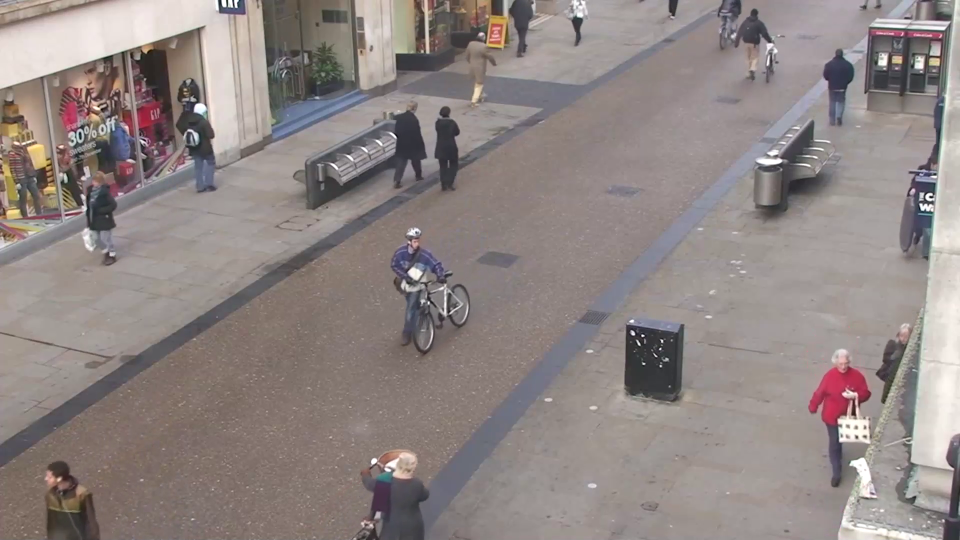
#> input picture frame 25 of 10s.mp4, 1920 x 1080 px (shown at 1/2 size)
$ python erosion.py
#> lines starting #> are read from the running program, lines starting #| are printed output that depends on the picture; after the words box and inside, x2 and y2 are one past the last pixel; in counts of white or black regions, pixels touching at a corner belong together
# ITMO University
# Mobile Computer Vision course
# 2020
# by Aleksei Denisov
# denisov@itmo.ru

import cv2
import numpy as np
import time

def erode(image_file, erosion_level=6):

    structuring_kernel = np.full(shape=(erosion_level, erosion_level), fill_value=255)

    orig_shape = image_file.shape
    pad_width = erosion_level - 2

    # pad the matrix with `pad_width`
    image_pad = np.pad(array=image_file, pad_width=pad_width, mode='constant')
    pimg_shape = image_pad.shape
    h_reduce, w_reduce = (pimg_shape[0] - orig_shape[0]), (pimg_shape[1] - orig_shape[1])

    # sub matrices of kernel size
    flat_submatrices = np.array([
        image_pad[i:(i + erosion_level), j:(j + erosion_level)]
        for i in range(pimg_shape[0] - h_reduce) for j in range(pimg_shape[1] - w_reduce)
    ])

    # condition to replace the values - if the kernel equal to submatrix then 255 else 0
    image_erode = np.array([255 if (i == structuring_kernel).all() else 0 for i in flat_submatrices], dtype=np.uint8)
    image_erode = image_erode.reshape(orig_shape)

    return image_erode

def main():
  cap = cv2.VideoCapture("10s.mp4")

  total_frames = 0
  start_time = time.time()
  if cap.isOpened():
      while True:
          ret_val, frame = cap.read()
#> frame is the input picture: shape (1080, 1920, 3); mean B, G, R 131.7, 133.8, 143.5

          if not ret_val:
              break

          grayframe = cv2.cvtColor(frame, cv2.COLOR_BGR2GRAY)
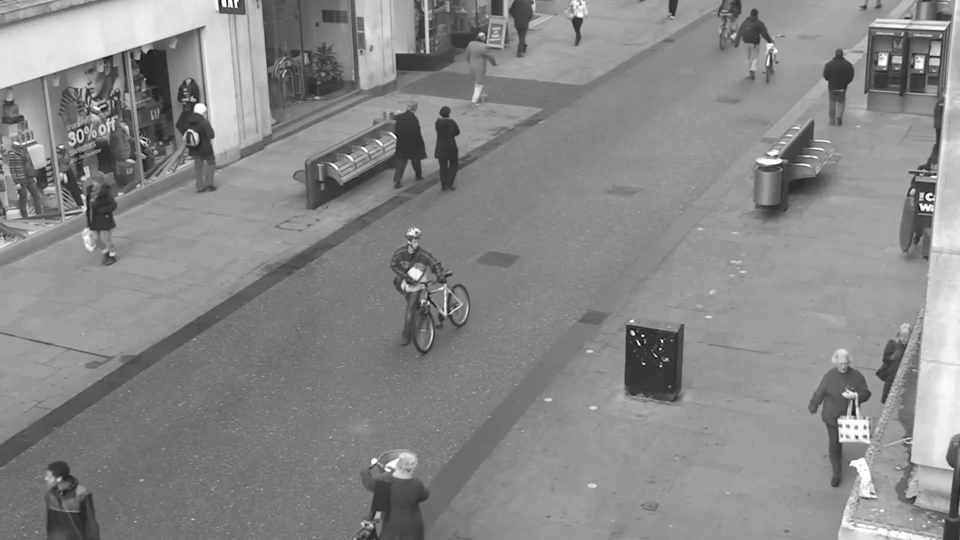
#> grayframe: shape (1080, 1920) (shown at 1/2 size); min 0, max 255, mean 136.4
          ret, grayframe = cv2.threshold(grayframe, 127, 255, cv2.THRESH_BINARY)
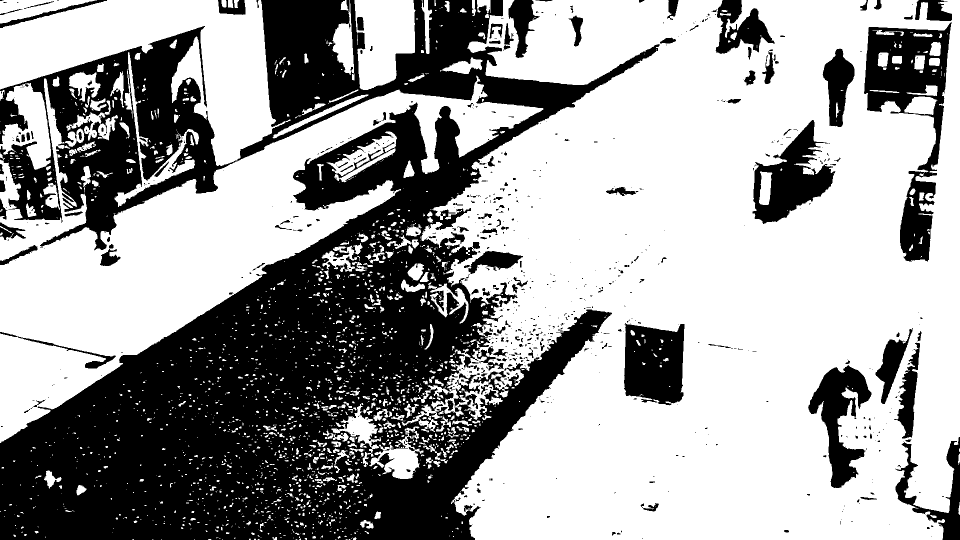
#> grayframe: shape (1080, 1920) (shown at 1/2 size); 62.7% white; 732 black regions (546 under 20 px), largest, box (x1, y1, x2, y2) and area: (0, 0, 1320, 1080) 640091, (1728, 44, 1903, 523) 31030, (1248, 646, 1369, 811) 16420

          kernel = np.full((6, 6), fill_value=255)

          cv2_ero = cv2.erode(grayframe, kernel, iterations=1)
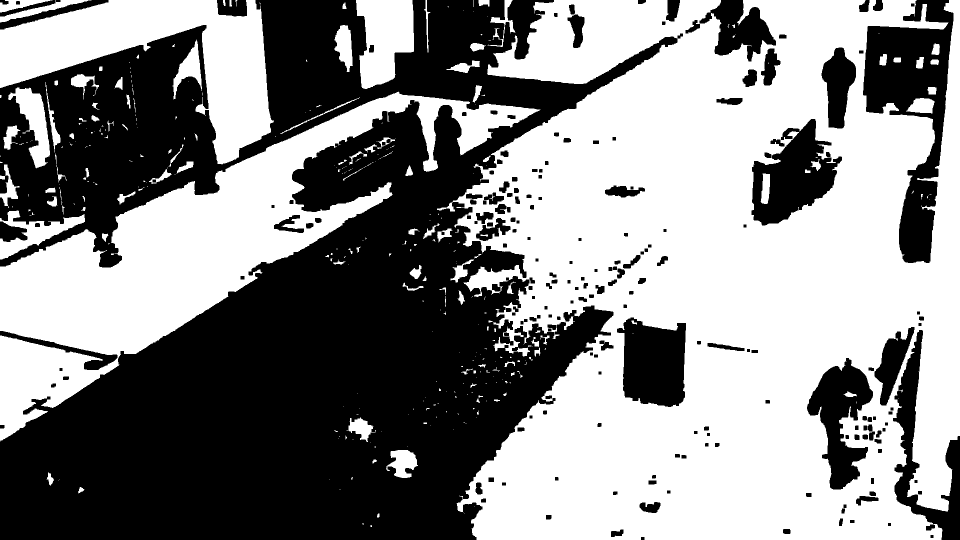
#> cv2_ero: shape (1080, 1920) (shown at 1/2 size); 53.9% white; 204 black regions, largest, box (x1, y1, x2, y2) and area: (0, 0, 1366, 1080) 782705, (1726, 0, 1907, 526) 42385, (1503, 238, 1684, 451) 20269
          # my_ero = erode(grayframe)

          cv2.imshow('CV2_ERO', cv2_ero)
          # cv2.imshow('MY_ERO', my_ero)

          # This also acts as
          keyCode = cv2.waitKey(1) & 0xFF
#> (key Esc is pressed here)
          # Stop the program on the ESC key
          if keyCode == 27:
              break
          total_frames += 1

      end_time = time.time()
      fps = total_frames / (end_time - start_time)
      print(f"Frames per second: {fps}")
      print(f"Total frames: {total_frames}")
      print(f"Duration: {end_time-start_time}")

if __name__ == "__main__":
   main()

$ run again, starting later in the video
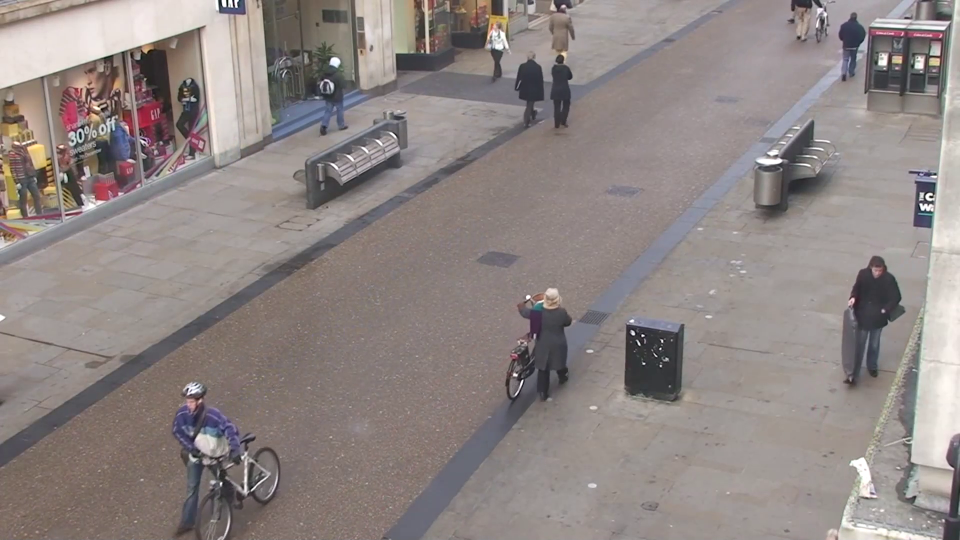
#> input picture frame 112 of 10s.mp4, 1920 x 1080 px (shown at 1/2 size)
#> in main, frame is the input picture: shape (1080, 1920, 3); mean B, G, R 131.9, 134, 143
#> in main, `ret, grayframe = cv2.threshold(grayframe, 127, 255, cv2.THRESH_BINARY)`:
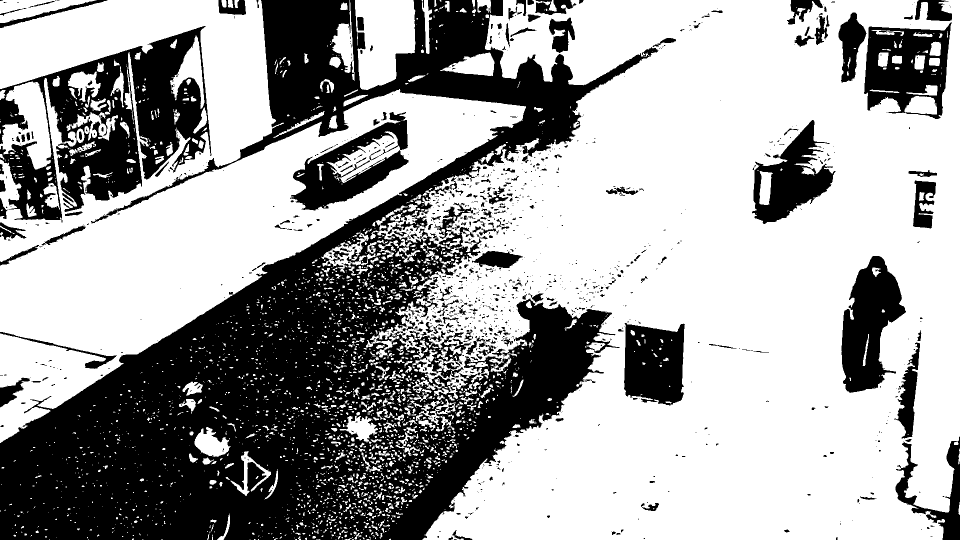
#> grayframe: shape (1080, 1920) (shown at 1/2 size); 63.9% white; 1184 black regions (911 under 20 px), largest, box (x1, y1, x2, y2) and area: (0, 0, 1317, 1080) 526567, (0, 52, 423, 445) 73716, (1683, 512, 1812, 786) 20802
#> in main, `cv2_ero = cv2.erode(grayframe, kernel, iterations=1)`:
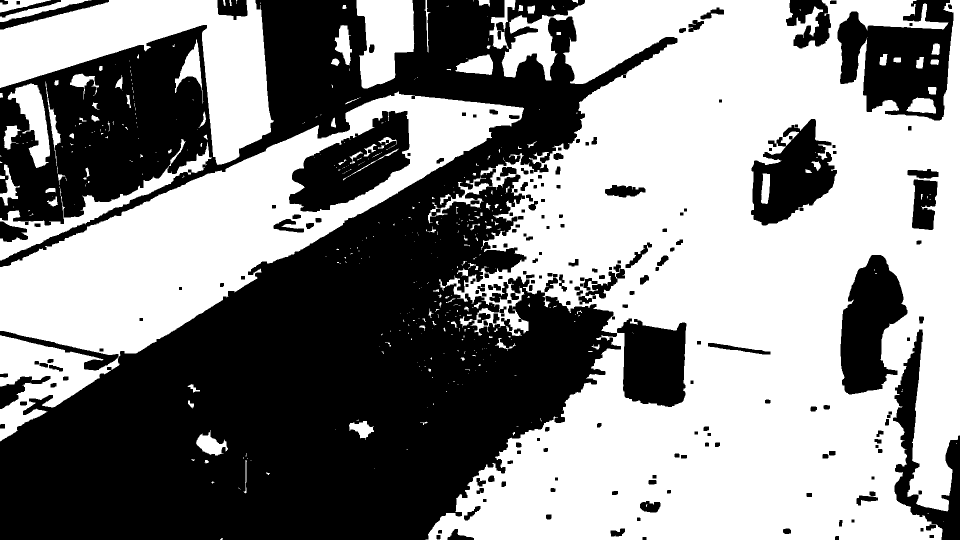
#> cv2_ero: shape (1080, 1920) (shown at 1/2 size); 53.5% white; 210 black regions, largest, box (x1, y1, x2, y2) and area: (0, 0, 1355, 1080) 778719, (1675, 0, 1907, 241) 33950, (578, 222, 820, 424) 25805

$ run again, starting later in the video
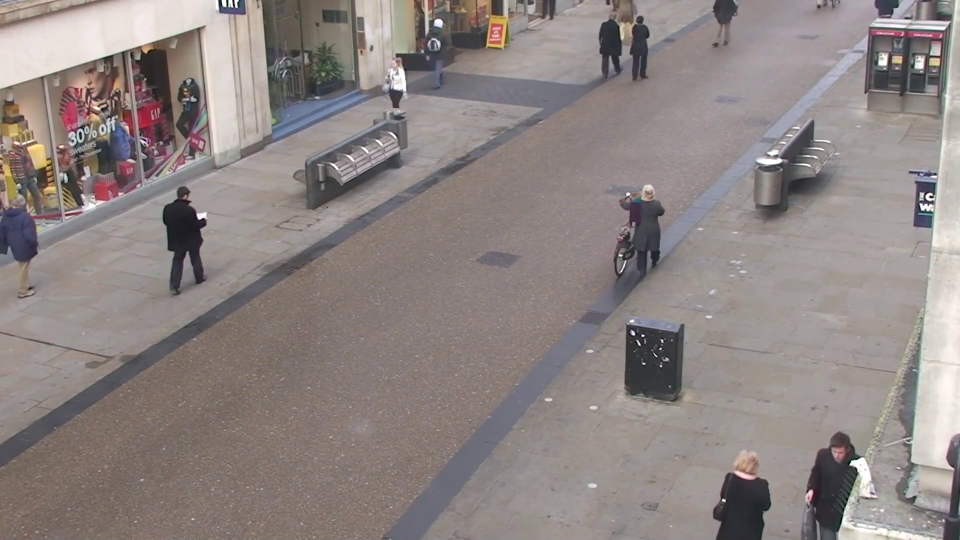
#> input picture frame 200 of 10s.mp4, 1920 x 1080 px (shown at 1/2 size)
#> in main, frame is the input picture: shape (1080, 1920, 3); mean B, G, R 130.8, 133, 142
#> in main, `ret, grayframe = cv2.threshold(grayframe, 127, 255, cv2.THRESH_BINARY)`:
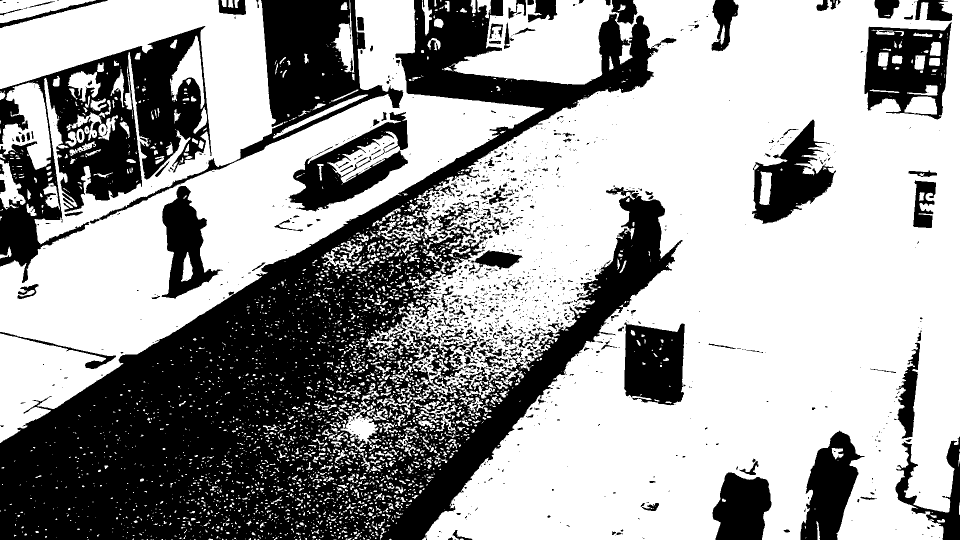
#> grayframe: shape (1080, 1920) (shown at 1/2 size); 62.7% white; 1359 black regions (1084 under 20 px), largest, box (x1, y1, x2, y2) and area: (0, 0, 1365, 1080) 480173, (0, 52, 423, 566) 82203, (180, 0, 807, 447) 45805
#> in main, `cv2_ero = cv2.erode(grayframe, kernel, iterations=1)`:
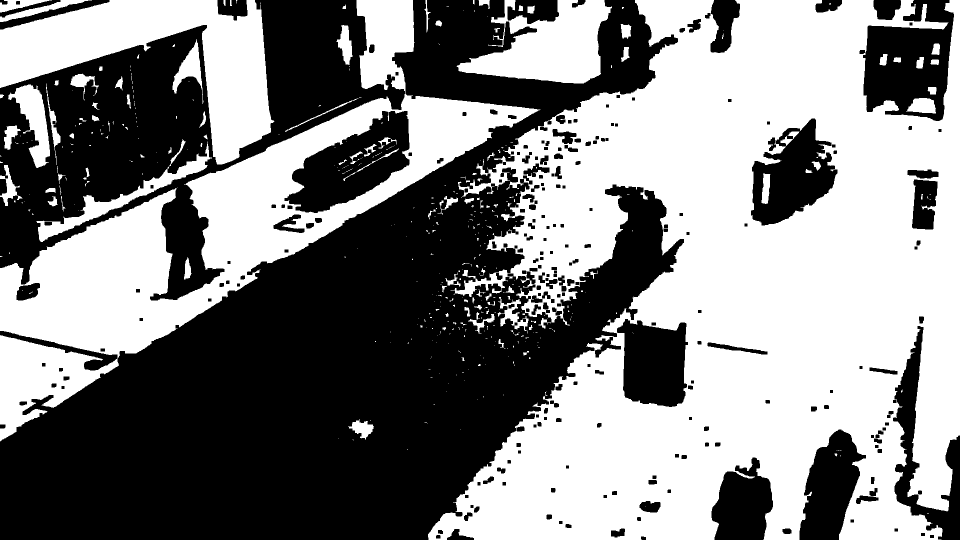
#> cv2_ero: shape (1080, 1920) (shown at 1/2 size); 51.5% white; 254 black regions, largest, box (x1, y1, x2, y2) and area: (0, 0, 1368, 1080) 633855, (0, 0, 810, 601) 182370, (1726, 0, 1908, 242) 28644
